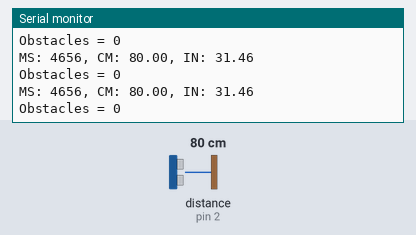
Simulated run of this sketch. Board: Arduino Uno, built with avr-gcc and run on an emulated ATmega328P. On the bench: the last lines printed to the serial monitor. Inputs (shaded band) come from the test bench; at power-on: distance to the obstacle (sensor on pin 2) 80 cm. The echo pulse lasts 58.3 µs per cm.

Above: at 1.3 s.
1.4 s: distance to the obstacle (sensor on pin 2) set to 2 cm
At 1.84 s:
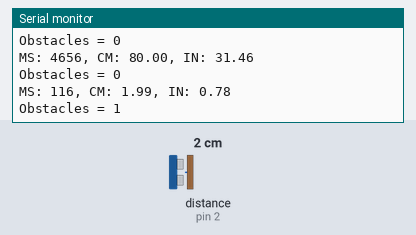
2.9 s: distance to the obstacle (sensor on pin 2) set to 4 cm
At 3.35 s:
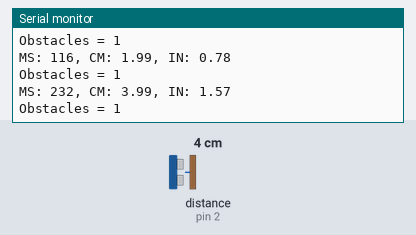
Timing chart, 0 to 5.9 s (numbered marks = the images above; inputs shaded):
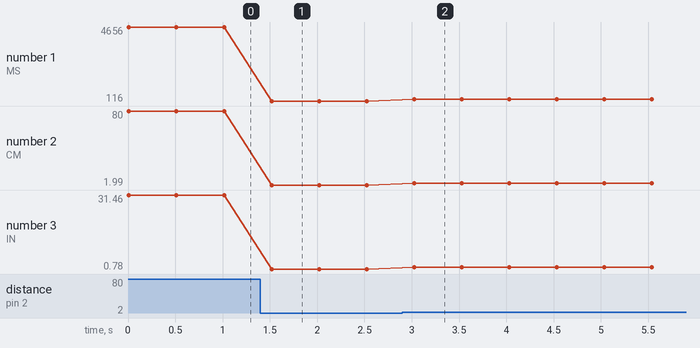

Measured:
- after the input at 1.4 s, the serial monitor: prints a new line after 0.12 s (image 1)
- after the input at 2.9 s, the serial monitor: prints a new line after 0.13 s (image 2)
- plotted number 1: 4656 → 116 after the input at 1.4 s, 116 → 232 after the input at 2.9 s
- plotted number 2: 80 → 1.99 after the input at 1.4 s, 1.99 → 3.99 after the input at 2.9 s
- plotted number 3: 31.46 → 0.78 after the input at 1.4 s, 0.78 → 1.57 after the input at 2.9 s

The sketch:

ultrasonic_detector_esp-01s.ino
```cpp
/*
 * HCSR04Ultrasonic/examples/UltrasonicDemo/UltrasonicDemo.pde
 *
 * SVN Keywords
 * ----------------------------------
 * $Author: cnobile $
 * $Date: 2011-09-17 02:43:12 -0400 (Sat, 17 Sep 2011) $
 * $Revision: 29 $
 * ----------------------------------
 */

#include <Ultrasonic.h>

#define TRIGGER_PIN  0
#define ECHO_PIN     2

Ultrasonic ultrasonic(TRIGGER_PIN, ECHO_PIN);
bool obstacles = false;

void setup()
  {
  Serial.begin(9600);
//  pinMode(BUZZER_PIN, OUTPUT);
  }

void loop()
  {
  float cmMsec, inMsec;
  long microsec = ultrasonic.timing();

  cmMsec = ultrasonic.convert(microsec, Ultrasonic::CM);
  inMsec = ultrasonic.convert(microsec, Ultrasonic::IN);
  Serial.print("MS: ");
  Serial.print(microsec);
  Serial.print(", CM: ");
  Serial.print(cmMsec);
  Serial.print(", IN: ");
  Serial.println(inMsec);
  if (cmMsec > 50) {
    obstacles = false;
  }
  else {
    obstacles = true;
  }
//  digitalWrite(BUZZER_PIN, !(obstacles));
  Serial.println("Obstacles = " + String(obstacles));
  delay(500);
  }
```
